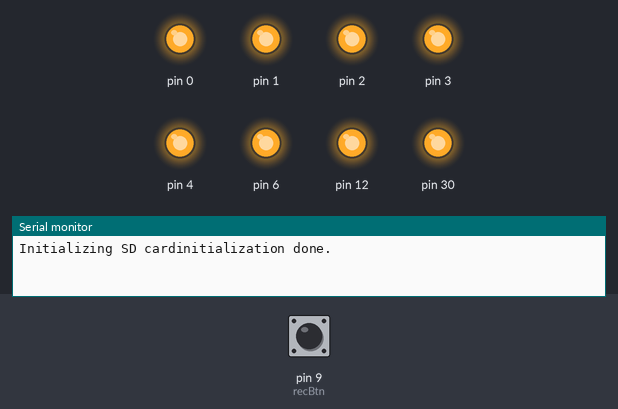
The sketch below on a simulated Arduino Leonardo, built with avr-gcc and run on an emulated ATmega32U4. On the bench: output pins drawn as LEDs (lit = HIGH), the last lines printed to the serial monitor. Inputs (shaded band) come from the test bench; at power-on: pin 9 (recBtn) HIGH. Storage starts empty.

Above: at 1.2 s.
1.3 s: pin 9 (recBtn) pulled LOW for 0.15 s
At 2.2 s:
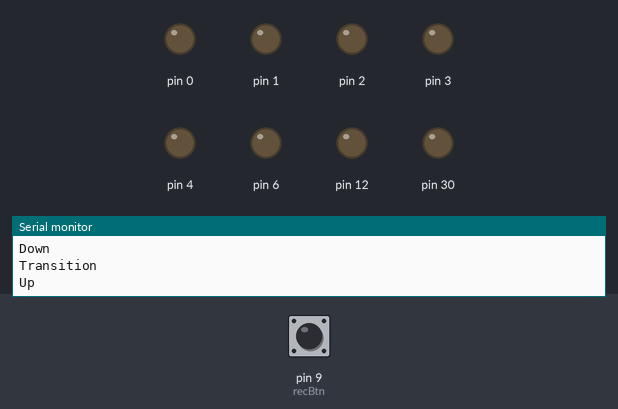
Timing chart, 0 to 4.3 s (numbered marks = the images above; inputs shaded):
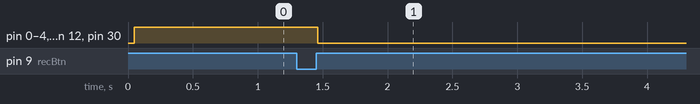

The sketch:

sketch_may15a.ino
```cpp
//Audio out with 38.5kHz sampling rate
//by Amanda Ghassaei
//http://www.instructables.com/id/Arduino-Vocal-Effects-Box/
//July 2012

/*
 * Phil Isaac 2015
 * Looper pedal using SD card
 */

#include <SPI.h>
#include <SD.h>

File myFile;
int recBtn = 9;
int prevPos;
int curPos;
char val;
int startMicros;

void setup(){
  //////////////////////////////////////////////////////////////////////////////
  // SD related setup
  Serial.begin(9600);
  while(!Serial) {
    ; // Just wait for the serial port to connect (Leonardo only)
  }
  Serial.print("Initializing SD card");

  if (!SD.begin(4)) {
    Serial.println("initialization failed!");
    return;
  }
  Serial.println("initialization done.");

  // Delete the old file
  SD.remove("track1");

  // open the file. note that only one file can be open at a time,
  // so you have to close this one before opening another.
  myFile = SD.open("track1", FILE_WRITE);

  //////////////////////////////////////////////////////////////////////////////
  // Adudio I/O related
  DDRD=0xFF;//set port d (digital pin s0-7) as outputs
  DDRC=0x00;//set all analog pins as inputs

  //set up continuous sampling of analog pin 0

  //clear ADCSRA and ADCSRB registers
  ADCSRA = 0;
  ADCSRB = 0;

  ADMUX |= (1 << REFS0); //set reference voltage
  ADMUX |= (1 << ADLAR); //left align the ADC value- so we can read highest 8 bits from ADCH register only

  ADCSRA |= (1 << ADPS2) | (1 << ADPS0); //set ADC clock with 32 prescaler- 16mHz/32=500kHz
  ADCSRA |= (1 << ADATE); //enabble auto trigger
  ADCSRA |= (1 << ADEN); //enable ADC
  ADCSRA |= (1 << ADSC); //start ADC measurements

  //////////////////////////////////////////////////////////////////////////////
  // Set up other buttons
  pinMode(recBtn, INPUT);
  prevPos = digitalRead(recBtn);

}

void loop(){

  startMicros = micros();
  curPos = digitalRead(recBtn);

  // Check to see if a transition just occured
  if (curPos != prevPos) {
    Serial.write("Transition\n");
    // up pos: playback
    if (curPos) {
      Serial.write("Up\n");
      myFile.close();
      myFile = SD.open("track1");
    }
    else {
      // down pos: record
      Serial.write("Down\n");
      myFile.close();
      SD.remove("track1");
      myFile = SD.open("track1", FILE_WRITE);
    }
  }

  // Now either play or record
  if (curPos) {
    // up pos: play
    val = myFile.read();
    // end condition
    if (val == -1) {
      myFile.close();
      myFile = SD.open("track1");
      val = myFile.read();
    }
    PORTD = val;
  }
  else {
    // down pos: record
    val = ADCH;
    myFile.write(val);
  }

  prevPos = curPos;

  // 35.7 kHz. This will overflow after ~70 minutes
  while (micros() - startMicros < 28) {
    ;
  }

}
```

Measured:
- after the input at 1.3 s, pin 0–4, pin 6, pin 12, pin 30: HIGH → LOW after 0.16 s
